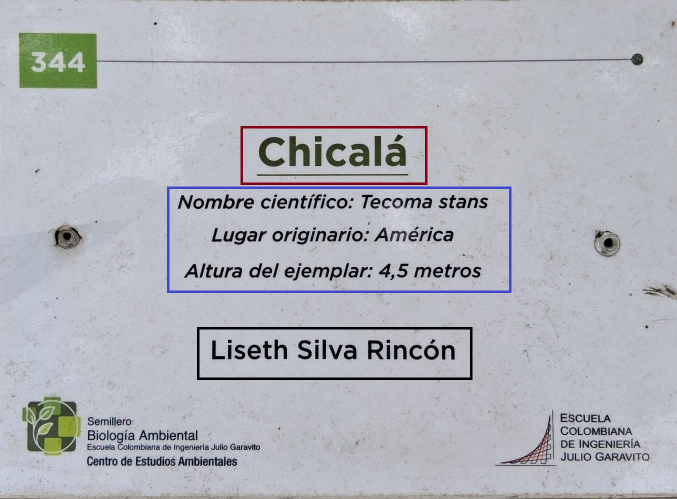
#> input picture monitorias/images/template.jpg, 1354 x 998 px (shown at 1/2 size)
$ python align_test.py
#> lines starting #> are read from the running program, lines starting #| are printed output that depends on the picture
#> in main, template is the input picture: shape (998, 1354, 3); mean B, G, R 186.8, 179.4, 177.2
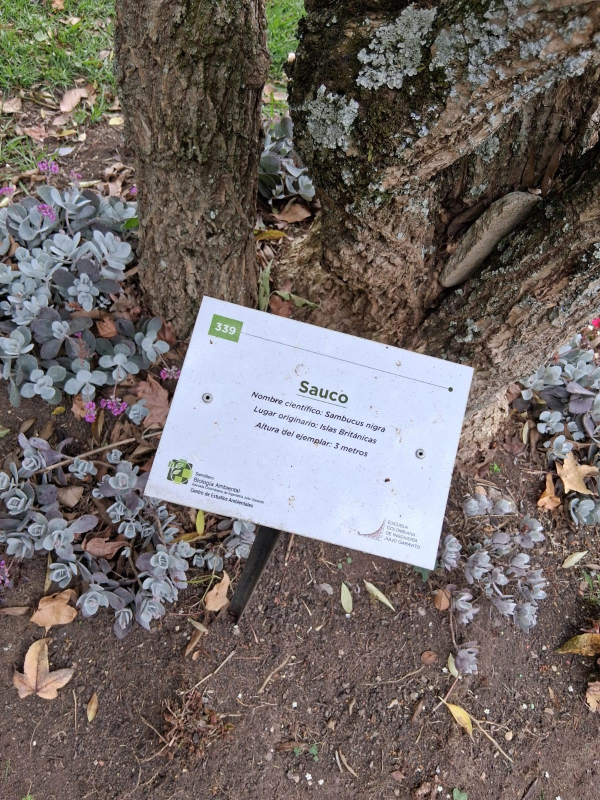
#> input picture ActividadC/RIpro/images/input.jpg, 1200 x 1600 px, found by its file name (shown at 1/2 size)
#> in main, image is the input picture: shape (1600, 1200, 3); mean B, G, R 103, 105.6, 113.4
### monitorias/pyimagesearch/alignment/align_images.py
#!/usr/bin/env python3
"""
align_images.py
Alinea `input` respecto a `template` usando detectores/descriptores (SIFT u ORB),
emparejamiento con Lowe ratio test, cálculo de homografía con RANSAC y warp.
Guarda: aligned.png, matches.png, overlay.png
"""

import cv2
import numpy as np
import argparse
import matplotlib.pyplot as plt

# ---------------------------
# 1. Crear detector dinámico
# ---------------------------
def create_detector(use_sift=True, max_features=5000):
    """Crear detector (SIFT si está disponible, si no ORB)."""
    if use_sift:
        try:
            return cv2.SIFT_create(nfeatures=max_features)
        except Exception:
            print("[WARN] SIFT no disponible -> usando ORB")
    return cv2.ORB_create(nfeatures=max_features)

# ---------------------------
# 2. Emparejar descriptores
# ---------------------------
def match_descriptors(desc1, desc2, use_sift=True, ratio=0.75):
    """Empareja descriptores con FLANN (SIFT) o BF Hamming (ORB)."""
    if desc1 is None or desc2 is None:
        return []

    if use_sift:
        index_params = dict(algorithm=1, trees=5)
        search_params = dict(checks=50)
        matcher = cv2.FlannBasedMatcher(index_params, search_params)
        matches = matcher.knnMatch(np.float32(desc1), np.float32(desc2), k=2)
    else:
        matcher = cv2.BFMatcher(cv2.NORM_HAMMING, crossCheck=False)
        matches = matcher.knnMatch(desc1, desc2, k=2)

    good = []
    for m_n in matches:
        if len(m_n) == 2:
            m, n = m_n
            if m.distance < ratio * n.distance:
                good.append(m)
    return good

# ---------------------------
# 3. Alineación de imágenes
# ---------------------------
def align_images(image, template, use_sift=True, max_features=5000,
                 keep_percent=0.15, ratio=0.75, ransac_thresh=5.0, debug=False):
    """Alinea image -> template. Devuelve aligned, homography, matches_img, overlay."""
#> called with use_sift = True, max_features = 5000, keep_percent = 0.15, ratio = 0.75, ransac_thresh = 5, debug = False
    img_gray = cv2.cvtColor(image, cv2.COLOR_BGR2GRAY)
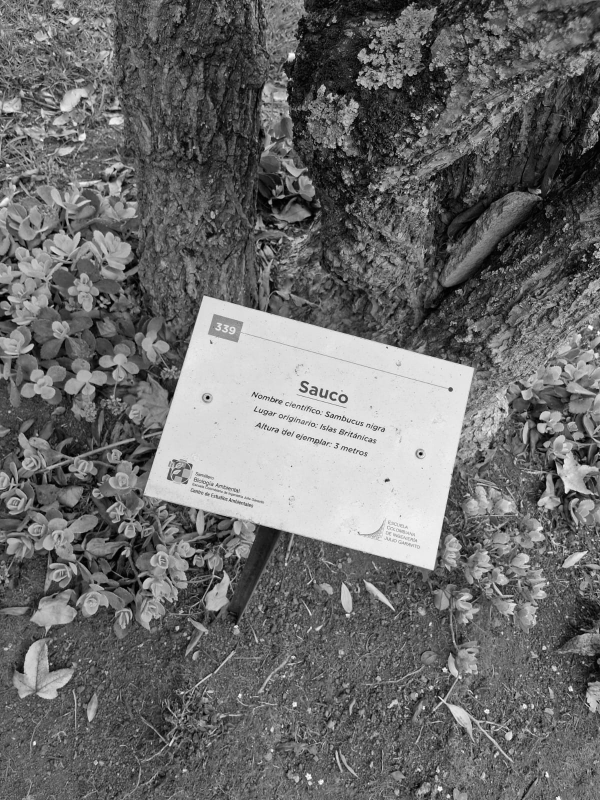
#> img_gray: shape (1600, 1200) (shown at 1/2 size); min 0, max 255, mean 107.6
    tpl_gray = cv2.cvtColor(template, cv2.COLOR_BGR2GRAY)
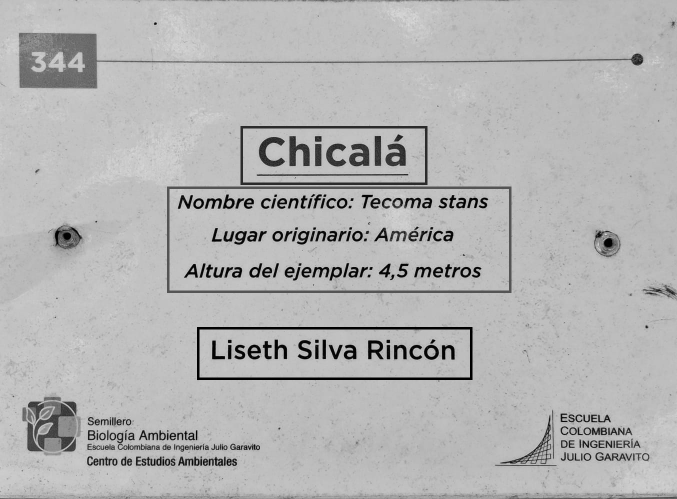
#> tpl_gray: shape (998, 1354) (shown at 1/2 size); min 0, max 231, mean 179.6

    detector = create_detector(use_sift=use_sift, max_features=max_features)
    kps1, desc1 = detector.detectAndCompute(img_gray, None)
#> kps1 = 5000 keypoints; strongest (x, y, size): (841, 907, 4.3), (415, 795, 4.5), (511, 793, 2.3), (710, 899, 2.3)
    kps2, desc2 = detector.detectAndCompute(tpl_gray, None)
#> kps2 = 3576 keypoints; strongest (x, y, size): (704, 399, 3.7), (700, 414, 3.6), (311, 47, 3.4), (551, 391, 3.4)

    if len(kps1) < 4 or len(kps2) < 4:
        raise RuntimeError("Muy pocos keypoints detectados. Prueba aumentar max_features.")

    matches = match_descriptors(desc1, desc2, use_sift=use_sift, ratio=ratio)
#> in match_descriptors, `matches = matcher.knnMatch(np.float32(desc1), np.float32(desc2), k=2)`: matches = 5000 matches
#> after the loop in match_descriptors, `for m_n in matches:`: good = 122 matches
#> matches = 122 matches
    if len(matches) < 4:
        raise RuntimeError(f"Pocos matches buenos ({len(matches)}).")

    matches = sorted(matches, key=lambda x: x.distance)
    num_keep = max(4, int(len(matches) * keep_percent))
#> num_keep = 18
    matches_to_use = matches[:num_keep]
#> matches_to_use = 18 matches

    pts1 = np.float32([kps1[m.queryIdx].pt for m in matches_to_use]).reshape(-1, 1, 2)
#> pts1 = 18 rows, first 8: [727.9, 907.9], [691.7, 897.2], [574.4, 807.9], [574.4, 807.9], [727.9, 907.9], [628.9, 778.5], [673.3, 833.4], [722.5, 906.1]
    pts2 = np.float32([kps2[m.trainIdx].pt for m in matches_to_use]).reshape(-1, 1, 2)
#> pts2 = 18 rows, first 8: [945.3, 545.3], [853.3, 542.6], [532.3, 406.7], [532.3, 406.7], [945.3, 545.3], [702.1, 698.2], [421.6, 405.3], [931.2, 544.3]

    H, mask = cv2.findHomography(pts1, pts2, cv2.RANSAC, ransac_thresh)
#> H = [[2.3, 0.523, -1212.7], [-0.669, 2.37, -1125.7], [-7.81e-05, 5.19e-05, 1]]; mask = 18 values, max 1 at index 0, min 0 at index 5, mean 0.722
    if H is None:
        raise RuntimeError("No se pudo calcular homografía.")

    h_tpl, w_tpl = template.shape[:2]
#> h_tpl = 998; w_tpl = 1354
    aligned = cv2.warpPerspective(image, H, (w_tpl, h_tpl))
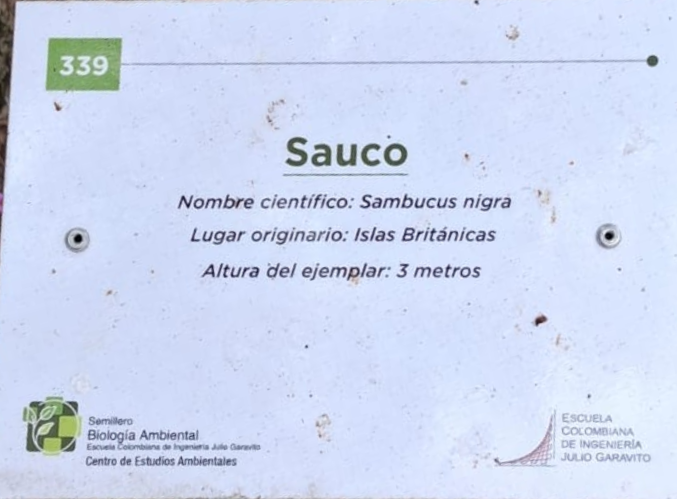
#> aligned: shape (998, 1354, 3) (shown at 1/2 size); mean B, G, R 241.6, 216.8, 206.1

    matches_img = cv2.drawMatches(image, kps1, template, kps2, matches_to_use, None,
                                  matchColor=(0,255,0), singlePointColor=(255,0,0),
                                  flags=cv2.DrawMatchesFlags_NOT_DRAW_SINGLE_POINTS)
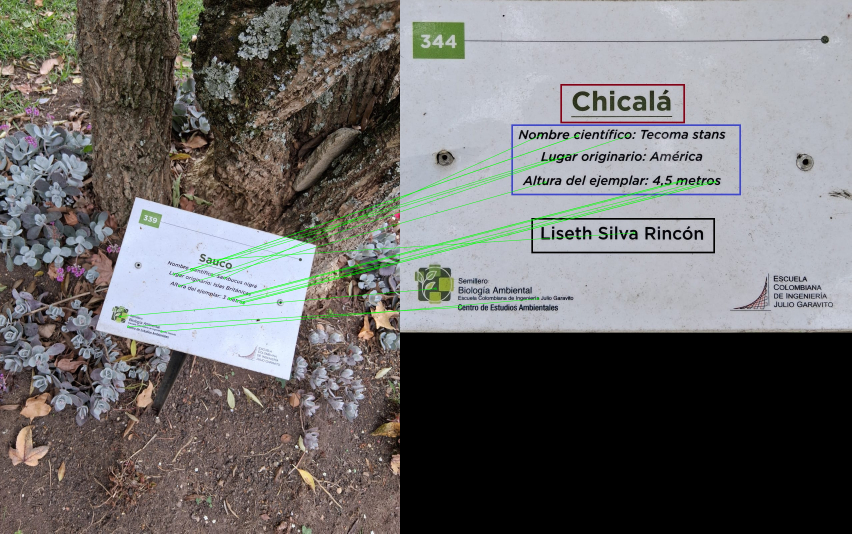
#> matches_img: shape (1600, 2554, 3) (shown at 1/3 size); mean B, G, R 108.9, 109.5, 110.7

    overlay = cv2.addWeighted(template, 0.5, aligned, 0.5, 0)
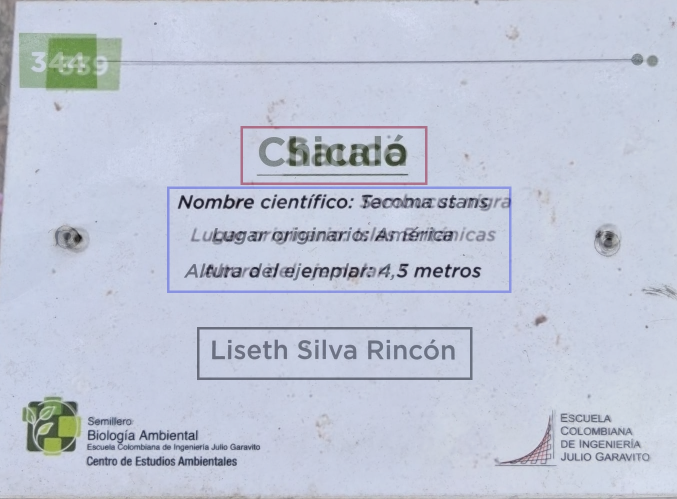
#> overlay: shape (998, 1354, 3) (shown at 1/2 size); mean B, G, R 214.2, 198.1, 191.7

    if debug:
        print(f"[INFO] Keypoints img: {len(kps1)}, tpl: {len(kps2)}")
        print(f"[INFO] Matches: {len(matches)} -> usando {len(matches_to_use)}")
        print(f"[INFO] Homography:\n{H}")

    return aligned, H, matches_img, overlay

# ---------------------------
# 4. Mostrar imágenes
# ---------------------------
# [56 lines left out: functions imshow_local, main, not called in this run]

# [2 lines that do not run on import are left out]

### monitorias/align_test.py
import cv2
from pyimagesearch.alignment.align_images import align_images

def main():
    template = cv2.imread("images/template.jpg")
    image = cv2.imread("images/input.jpg")

#> (the run stopped early here; a loop or call above may not have finished)
